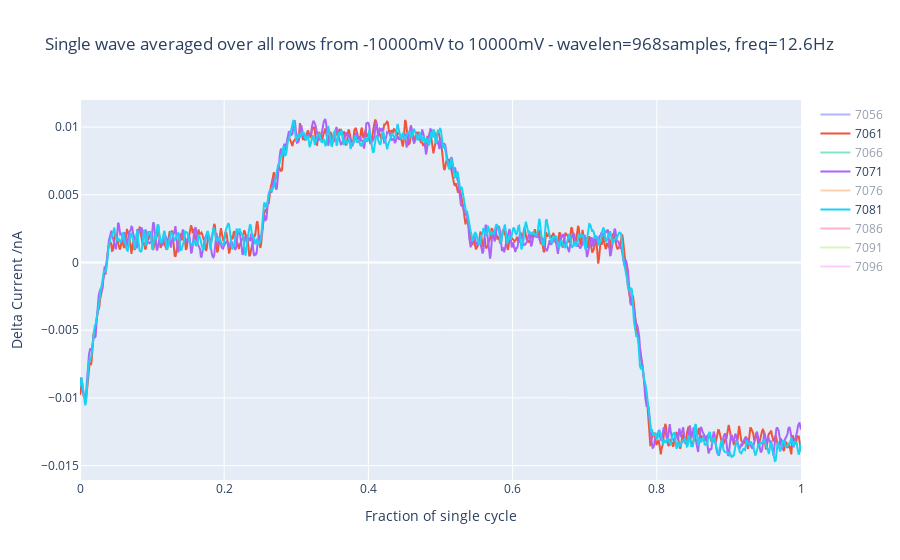

Notebook code for this chart:
### Code cell
fig = avg_transition_sw(dats, [-10000, 10000])
fig

### Figure 1 — Plotly figure (JSON) as saved in the notebook; plotly's stock layout.template omitted (floating-point values rounded to 4 significant figures; data arrays with more than 128 entries replaced by an {"elided": "..."} marker saying what was removed)
{"data": [{"name": "7056", "type": "scatter", "visible": "legendonly", "x": {"elided": "968 float values"}, "y": {"elided": "968 float values"}}, {"name": "7061", "type": "scatter", "visible": true, "x": {"elided": "968 float values"}, "y": {"elided": "968 float values"}}, {"name": "7066", "type": "scatter", "visible": "legendonly", "x": {"elided": "968 float values"}, "y": {"elided": "968 float values"}}, {"name": "7071", "type": "scatter", "visible": true, "x": {"elided": "968 float values"}, "y": {"elided": "968 float values"}}, {"name": "7076", "type": "scatter", "visible": "legendonly", "x": {"elided": "968 float values"}, "y": {"elided": "968 float values"}}, {"name": "7081", "type": "scatter", "visible": true, "x": {"elided": "968 float values"}, "y": {"elided": "968 float values"}}, {"name": "7086", "type": "scatter", "visible": "legendonly", "x": {"elided": "968 float values"}, "y": {"elided": "968 float values"}}, {"name": "7091", "type": "scatter", "visible": "legendonly", "x": {"elided": "968 float values"}, "y": {"elided": "968 float values"}}, {"name": "7096", "type": "scatter", "visible": "legendonly", "x": {"elided": "968 float values"}, "y": {"elided": "968 float values"}}], "layout": {"autosize": true, "legend": {"title": {}}, "title": {"text": "Single wave averaged over all rows from -10000mV to 10000mV - wavelen=968samples, freq=12.6Hz"}, "xaxis": {"autorange": true, "range": [0, 1], "title": {"text": "Fraction of single cycle"}, "type": "linear"}, "yaxis": {"autorange": true, "range": [-0.01607, 0.012], "showspikes": true, "title": {"text": "Delta Current /nA"}, "type": "linear"}}}
